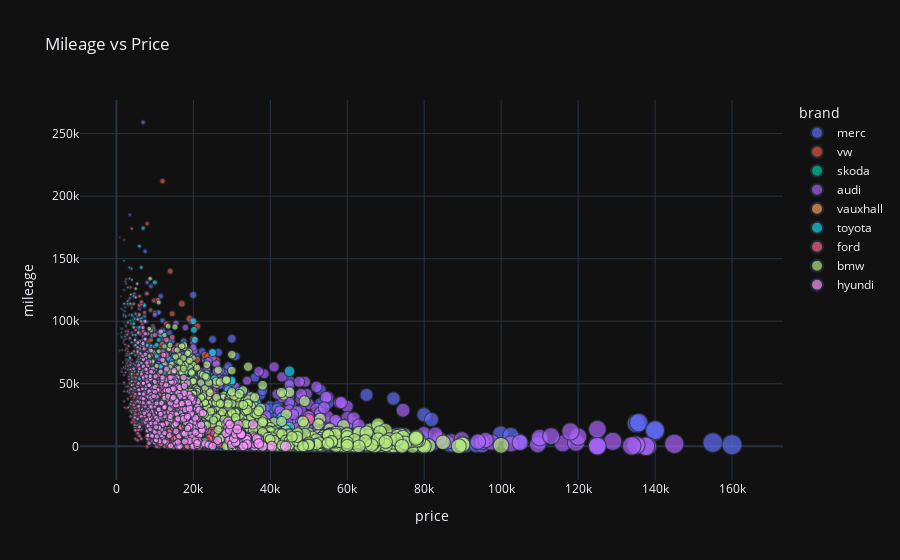

The cell this chart's notebook holds for it:
### Code cell
fig8= px.scatter(
    data_frame=mileageData,
    x='price',
    y='mileage',
    size='price',
    color='brand',
    title='Mileage vs Price',
    template='plotly_dark',
    hover_name='brand',
    hover_data={
        'brand': False
    },
)
fig8.update_layout(
    hoverlabel=dict(
        bgcolor='black',
        font_size=16,
        font_family="Rockwell"
    )
)

### Figure 1 — Plotly figure (JSON) as saved in the notebook; plotly's stock layout.template omitted (floating-point values rounded to 4 significant figures; data arrays with more than 128 entries replaced by an {"elided": "..."} marker saying what was removed)
{"data": [{"customdata": {"elided": "1219x1 str values"}, "hovertemplate": "<b>%{hovertext}</b><br><br>price=%{marker.size}<br>mileage=%{y}<extra></extra>", "hovertext": {"elided": "1219 str values"}, "legendgroup": "merc", "marker": {"color": "#636efa", "size": {"elided": "1219 int values"}, "sizemode": "area", "sizeref": 400.0, "symbol": "circle"}, "mode": "markers", "name": "merc", "showlegend": true, "type": "scattergl", "x": {"elided": "1219 int values"}, "xaxis": "x", "y": {"elided": "1219 int values"}, "yaxis": "y"}, {"customdata": {"elided": "1159x1 str values"}, "hovertemplate": "<b>%{hovertext}</b><br><br>price=%{marker.size}<br>mileage=%{y}<extra></extra>", "hovertext": {"elided": "1159 str values"}, "legendgroup": "vw", "marker": {"color": "#EF553B", "size": {"elided": "1159 int values"}, "sizemode": "area", "sizeref": 400.0, "symbol": "circle"}, "mode": "markers", "name": "vw", "showlegend": true, "type": "scattergl", "x": {"elided": "1159 int values"}, "xaxis": "x", "y": {"elided": "1159 int values"}, "yaxis": "y"}, {"customdata": {"elided": "638x1 str values"}, "hovertemplate": "<b>%{hovertext}</b><br><br>price=%{marker.size}<br>mileage=%{y}<extra></extra>", "hovertext": {"elided": "638 str values"}, "legendgroup": "skoda", "marker": {"color": "#00cc96", "size": {"elided": "638 int values"}, "sizemode": "area", "sizeref": 400.0, "symbol": "circle"}, "mode": "markers", "name": "skoda", "showlegend": true, "type": "scattergl", "x": {"elided": "638 int values"}, "xaxis": "x", "y": {"elided": "638 int values"}, "yaxis": "y"}, {"customdata": {"elided": "523x1 str values"}, "hovertemplate": "<b>%{hovertext}</b><br><br>price=%{marker.size}<br>mileage=%{y}<extra></extra>", "hovertext": {"elided": "523 str values"}, "legendgroup": "audi", "marker": {"color": "#ab63fa", "size": {"elided": "523 int values"}, "sizemode": "area", "sizeref": 400.0, "symbol": "circle"}, "mode": "markers", "name": "audi", "showlegend": true, "type": "scattergl", "x": {"elided": "523 int values"}, "xaxis": "x", "y": {"elided": "523 int values"}, "yaxis": "y"}, {"customdata": {"elided": "385x1 str values"}, "hovertemplate": "<b>%{hovertext}</b><br><br>price=%{marker.size}<br>mileage=%{y}<extra></extra>", "hovertext": {"elided": "385 str values"}, "legendgroup": "vauxhall", "marker": {"color": "#FFA15A", "size": {"elided": "385 int values"}, "sizemode": "area", "sizeref": 400.0, "symbol": "circle"}, "mode": "markers", "name": "vauxhall", "showlegend": true, "type": "scattergl", "x": {"elided": "385 int values"}, "xaxis": "x", "y": {"elided": "385 int values"}, "yaxis": "y"}, {"customdata": {"elided": "717x1 str values"}, "hovertemplate": "<b>%{hovertext}</b><br><br>price=%{marker.size}<br>mileage=%{y}<extra></extra>", "hovertext": {"elided": "717 str values"}, "legendgroup": "toyota", "marker": {"color": "#19d3f3", "size": {"elided": "717 int values"}, "sizemode": "area", "sizeref": 400.0, "symbol": "circle"}, "mode": "markers", "name": "toyota", "showlegend": true, "type": "scattergl", "x": {"elided": "717 int values"}, "xaxis": "x", "y": {"elided": "717 int values"}, "yaxis": "y"}, {"customdata": {"elided": "1196x1 str values"}, "hovertemplate": "<b>%{hovertext}</b><br><br>price=%{marker.size}<br>mileage=%{y}<extra></extra>", "hovertext": {"elided": "1196 str values"}, "legendgroup": "ford", "marker": {"color": "#FF6692", "size": {"elided": "1196 int values"}, "sizemode": "area", "sizeref": 400.0, "symbol": "circle"}, "mode": "markers", "name": "ford", "showlegend": true, "type": "scattergl", "x": {"elided": "1196 int values"}, "xaxis": "x", "y": {"elided": "1196 int values"}, "yaxis": "y"}, {"customdata": {"elided": "978x1 str values"}, "hovertemplate": "<b>%{hovertext}</b><br><br>price=%{marker.size}<br>mileage=%{y}<extra></extra>", "hovertext": {"elided": "978 str values"}, "legendgroup": "bmw", "marker": {"color": "#B6E880", "size": {"elided": "978 int values"}, "sizemode": "area", "sizeref": 400.0, "symbol": "circle"}, "mode": "markers", "name": "bmw", "showlegend": true, "type": "scattergl", "x": {"elided": "978 int values"}, "xaxis": "x", "y": {"elided": "978 int values"}, "yaxis": "y"}, {"customdata": {"elided": "817x1 str values"}, "hovertemplate": "<b>%{hovertext}</b><br><br>price=%{marker.size}<br>mileage=%{y}<extra></extra>", "hovertext": {"elided": "817 str values"}, "legendgroup": "hyundi", "marker": {"color": "#FF97FF", "size": {"elided": "817 int values"}, "sizemode": "area", "sizeref": 400.0, "symbol": "circle"}, "mode": "markers", "name": "hyundi", "showlegend": true, "type": "scattergl", "x": {"elided": "817 int values"}, "xaxis": "x", "y": {"elided": "817 int values"}, "yaxis": "y"}], "layout": {"hoverlabel": {"bgcolor": "black", "font": {"family": "Rockwell", "size": 16}}, "legend": {"itemsizing": "constant", "title": {"text": "brand"}, "tracegroupgap": 0}, "title": {"text": "Mileage vs Price"}, "xaxis": {"anchor": "y", "domain": [0, 1], "title": {"text": "price"}}, "yaxis": {"anchor": "x", "domain": [0, 1], "title": {"text": "mileage"}}}}
